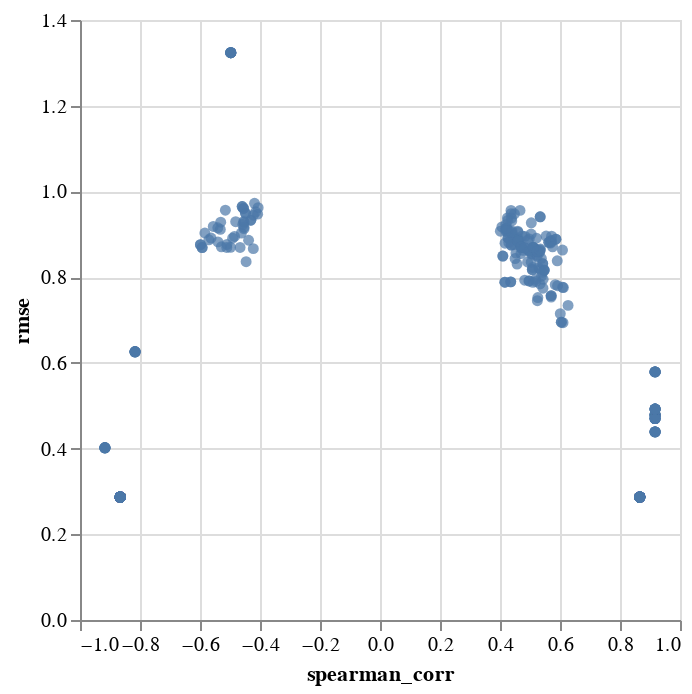

Notebook cell for this chart:
### Code cell
# make interactive plot of plt.scatter(selected_stats['spearman_corr'], selected_stats['rmse'])

alt.Chart(selected_stats).mark_circle().encode(
    x='spearman_corr',
    y='rmse',
    tooltip=['Parameter']
).interactive()

### Figure 1 — Vega specification as saved in the notebook (floating-point values rounded to 4 significant figures; data arrays with more than 128 entries replaced by an {"elided": "..."} marker saying what was removed)
{"$schema": "https://vega.github.io/schema/vega/v5.json", "data": [{"name": "param_1_store"}, {"name": "source_0", "values": {"elided": "338 records"}}, {"name": "source_0_x_domain_spearman_corr", "values": [{"min": -0.9169, "max": 0.9169}]}, {"name": "source_0_y_domain_rmse", "values": [{"min": 0.2869, "max": 1.324}]}], "signals": [{"name": "unit", "value": {}, "on": [{"events": "pointermove", "update": "isTuple(group()) ? group() : unit"}]}, {"name": "param_1", "update": "vlSelectionResolve(\"param_1_store\", \"union\")"}, {"name": "param_1_spearman_corr", "on": [{"events": [{"source": "view", "type": "dblclick"}], "update": "null"}, {"events": {"signal": "param_1_translate_delta"}, "update": "panLinear(param_1_translate_anchor.extent_x, -param_1_translate_delta.x / width)"}, {"events": {"signal": "param_1_zoom_delta"}, "update": "zoomLinear(domain(\"x\"), param_1_zoom_anchor.x, param_1_zoom_delta)"}]}, {"name": "param_1_rmse", "on": [{"events": [{"source": "view", "type": "dblclick"}], "update": "null"}, {"events": {"signal": "param_1_translate_delta"}, "update": "panLinear(param_1_translate_anchor.extent_y, param_1_translate_delta.y / height)"}, {"events": {"signal": "param_1_zoom_delta"}, "update": "zoomLinear(domain(\"y\"), param_1_zoom_anchor.y, param_1_zoom_delta)"}]}, {"name": "param_1_tuple", "on": [{"events": [{"signal": "param_1_spearman_corr || param_1_rmse"}], "update": "param_1_spearman_corr && param_1_rmse ? {unit: \"\", fields: param_1_tuple_fields, values: [param_1_spearman_corr,param_1_rmse]} : null"}]}, {"name": "param_1_tuple_fields", "value": [{"field": "spearman_corr", "channel": "x", "type": "R"}, {"field": "rmse", "channel": "y", "type": "R"}]}, {"name": "param_1_translate_anchor", "value": {}, "on": [{"events": [{"source": "scope", "type": "pointerdown"}], "update": "{x: x(unit), y: y(unit), extent_x: domain(\"x\"), extent_y: domain(\"y\")}"}]}, {"name": "param_1_translate_delta", "value": {}, "on": [{"events": [{"source": "window", "between": [{"source": "scope", "type": "pointerdown"}, {"source": "window", "type": "pointerup"}], "type": "pointermove", "consume": true}], "update": "{x: param_1_translate_anchor.x - x(unit), y: param_1_translate_anchor.y - y(unit)}"}]}, {"name": "param_1_zoom_anchor", "on": [{"events": [{"source": "scope", "consume": true, "type": "wheel"}], "update": "{x: invert(\"x\", x(unit)), y: invert(\"y\", y(unit))}"}]}, {"name": "param_1_zoom_delta", "on": [{"events": [{"source": "scope", "consume": true, "type": "wheel"}], "update": "pow(1.001, event.deltaY * pow(16, event.deltaMode))", "force": true}]}, {"name": "param_1_modify", "on": [{"events": {"signal": "param_1_tuple"}, "update": "modify(\"param_1_store\", param_1_tuple, true)"}]}], "marks": [{"type": "symbol", "name": "marks", "from": {"data": "source_0"}, "encode": {"update": {"opacity": {"value": 0.7}, "fill": {"value": "#4c78a8"}, "x": {"field": "spearman_corr", "scale": "x"}, "y": {"field": "rmse", "scale": "y"}, "shape": {"value": "circle"}, "tooltip": {"signal": "{\"Parameter\": isValid(datum[\"Parameter\"]) ? datum[\"Parameter\"] : \"\"+datum[\"Parameter\"]}"}}}, "interactive": true, "clip": true, "style": ["circle"]}], "scales": [{"name": "x", "type": "linear", "domain": [{"signal": "(data(\"source_0_x_domain_spearman_corr\")[0] || {}).min"}, {"signal": "(data(\"source_0_x_domain_spearman_corr\")[0] || {}).max"}], "range": [0, {"signal": "width"}], "domainRaw": {"signal": "param_1[\"spearman_corr\"]"}, "zero": true, "nice": true}, {"name": "y", "type": "linear", "domain": [{"signal": "(data(\"source_0_y_domain_rmse\")[0] || {}).min"}, {"signal": "(data(\"source_0_y_domain_rmse\")[0] || {}).max"}], "range": [{"signal": "height"}, 0], "domainRaw": {"signal": "param_1[\"rmse\"]"}, "zero": true, "nice": true}], "axes": [{"scale": "x", "grid": true, "orient": "bottom", "zindex": 0, "minExtent": 0, "domain": false, "gridScale": "y", "aria": false, "ticks": false, "tickCount": {"signal": "ceil(width/40)"}, "labels": false, "maxExtent": 0}, {"scale": "y", "domain": false, "zindex": 0, "gridScale": "x", "maxExtent": 0, "ticks": false, "tickCount": {"signal": "ceil(height/40)"}, "aria": false, "labels": false, "minExtent": 0, "orient": "left", "grid": true}, {"scale": "x", "grid": false, "tickCount": {"signal": "ceil(width/40)"}, "labelFlush": true, "orient": "bottom", "title": "spearman_corr", "labelOverlap": true, "zindex": 0}, {"scale": "y", "labelOverlap": true, "zindex": 0, "tickCount": {"signal": "ceil(height/40)"}, "orient": "left", "title": "rmse", "grid": false}], "width": 300, "padding": 5, "style": "cell", "height": 300, "background": "white"}
